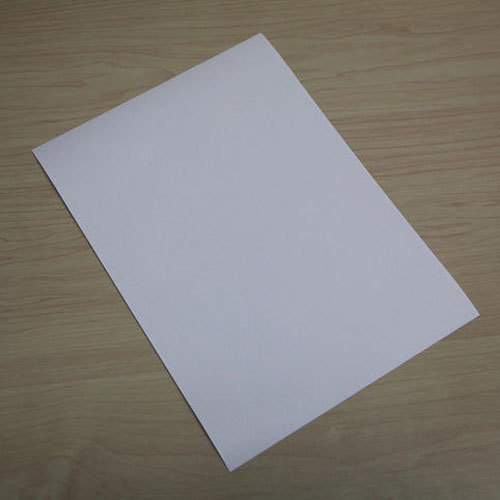
#> input picture Stage1/Orignal/sample.jpg, 500 x 500 px, given in place of video, which was not available
$ python Video.py   (older library calls are emulated)
#> lines starting #> are read from the running program, lines starting #| are printed output that depends on the picture; after the words box and inside, x2 and y2 are one past the last pixel; in counts of white or black regions, pixels touching at a corner belong together; pictures that were not available may be replaced by others from this repository, and a replacement may not be noted
import cv2
import numpy as np

cap = cv2.VideoCapture('http://192.168.0.100:4747/video')#capture the video from droid camera
#to store the video
fourcc = cv2.VideoWriter_fourcc(*'XVID')
out = cv2.VideoWriter('new.mp4',fourcc, 20.0, (1200,880))

while(1):

    ret, frame = cap.read()# read the image from image frame by frame
#> frame is the input picture: shape (500, 500, 3); mean B, G, R 123.8, 127.9, 131.5
    frame = cv2.resize(frame,(1200,880))#resze the frame
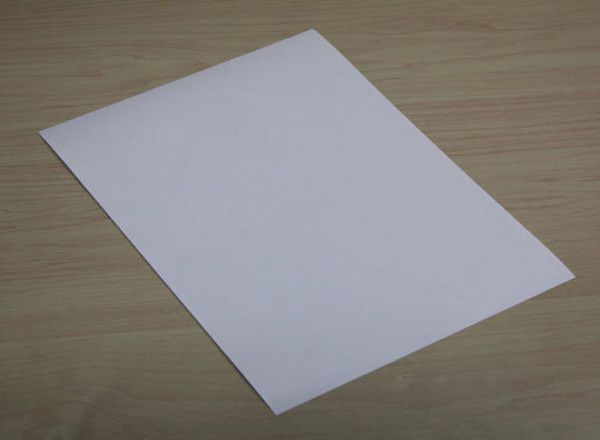
#> frame: shape (880, 1200, 3) (shown at 1/2 size); mean B, G, R 123.7, 127.8, 131.5
    blurred_hsv = cv2.GaussianBlur(frame,(3,3),0)#apply gaussian blur to remove noise
    hsv = cv2.cvtColor(blurred_hsv, cv2.COLOR_BGR2HSV)#convert it into hsv image
#> hsv: shape (880, 1200, 3); mean H, S, V 58.1, 43.9, 138.4

    # define range of white color in HSV
    sensitivity = 150
    lower_white = np.array([0,0,255-sensitivity])
    upper_white = np.array([255,sensitivity,255])

    # Threshold the HSV image to get only white colors
    mask = cv2.inRange(hsv, lower_white, upper_white)
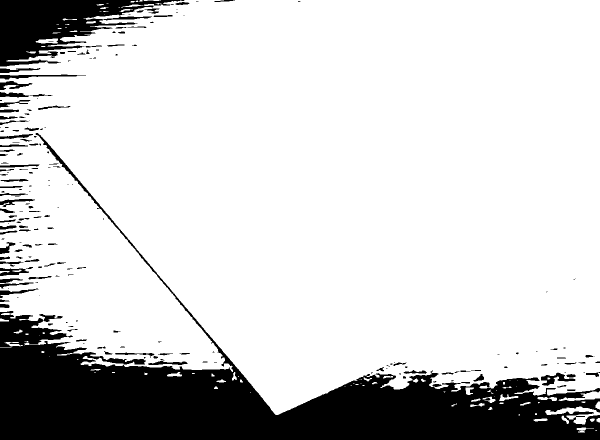
#> mask: shape (880, 1200) (shown at 1/2 size); 81.8% white; 214 black regions (93 under 20 px)
    #Find the the continous lines(contours) in from the thresholded image
    _,contours,_ = cv2.findContours(mask, cv2.RETR_TREE, cv2.CHAIN_APPROX_NONE)
#> contours = 278 contours, 133 with area under 20; largest, box (x1, y1, x2, y2) and area: (0, 0, 1200, 830) 858434, (1090, 813, 1200, 849) 1302, (1081, 744, 1152, 773) 834, (1117, 782, 1200, 802) 586, (295, 720, 376, 731) 444

    for cnt in contours:
        area = cv2.contourArea(cnt)#Calculate area of contours
        #print(area)
        #if only area is greater than the 10000 calculate the perimeter and draw the polygon across the contours
        if area > 10000:
            peri = cv2.arcLength(cnt,True)
            approx = cv2.approxPolyDP(cnt,0.1*peri, True)
#> this loop made 278 passes
#> (area, peri, approx) on pass 98: (858433.5, 11851.5, [[0, 133], [1199, 776]])
#> area on passes 2, 3, 4, 5, 6, 9: 99, 36.5, 93.5, 39, 84.5, 23.5
            #print(len(approx))

    frame = cv2.drawContours(frame,[approx],-1,(0,255,0),3)#draw the contours of thickness 3 on the frame
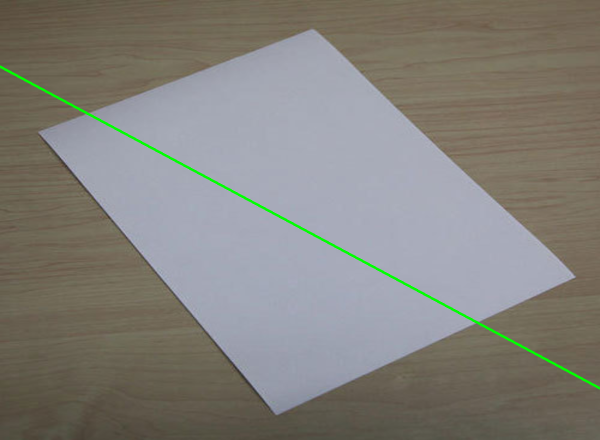
#> frame: shape (880, 1200, 3) (shown at 1/2 size); 0.63% of pixels changed, all inside (x1, y1, x2, y2) = (0, 131, 1200, 779)
    out.write(frame)#write the video on the new.mp4
    cv2.imshow('frame',frame)#display the output video

    #to exit from the output screen
    k = cv2.waitKey(10) & 0xFF
#> (key Esc is pressed here)
    if k == 27:
        break

cap.release()#release the camera
out.release()#release the video recording
cv2.destroyAllWindows()
